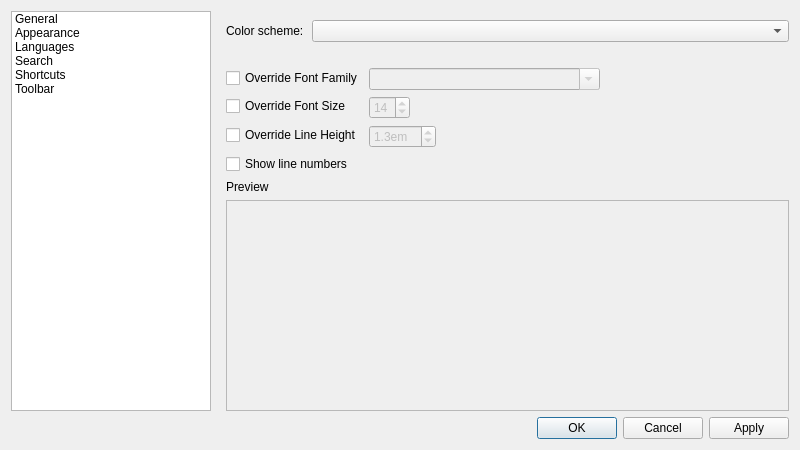
<?xml version="1.0" encoding="UTF-8"?>
<ui version="4.0">
 <class>frmPreferences</class>
 <widget class="QDialog" name="frmPreferences">
  <property name="geometry">
   <rect>
    <x>0</x>
    <y>0</y>
    <width>800</width>
    <height>450</height>
   </rect>
  </property>
  <property name="windowTitle">
   <string>Preferences</string>
  </property>
  <property name="windowIcon">
   <iconset resource="resources.qrc">
    <normaloff>:/icons/notepadng/scalable/notepadng.svg</normaloff>:/icons/notepadng/scalable/notepadng.svg</iconset>
  </property>
  <layout class="QVBoxLayout" name="verticalLayout_4">
   <item>
    <layout class="QHBoxLayout" name="horizontalLayout_5">
     <item>
      <widget class="QTreeWidget" name="treeWidget">
       <property name="sizePolicy">
        <sizepolicy hsizetype="Fixed" vsizetype="Expanding">
         <horstretch>0</horstretch>
         <verstretch>0</verstretch>
        </sizepolicy>
       </property>
       <property name="minimumSize">
        <size>
         <width>200</width>
         <height>0</height>
        </size>
       </property>
       <property name="maximumSize">
        <size>
         <width>200</width>
         <height>16777215</height>
        </size>
       </property>
       <property name="rootIsDecorated">
        <bool>false</bool>
       </property>
       <attribute name="headerVisible">
        <bool>false</bool>
       </attribute>
       <column>
        <property name="text">
         <string>1</string>
        </property>
       </column>
       <item>
        <property name="text">
         <string>General</string>
        </property>
       </item>
       <item>
        <property name="text">
         <string>Appearance</string>
        </property>
       </item>
       <item>
        <property name="text">
         <string>Languages</string>
        </property>
       </item>
       <item>
        <property name="text">
         <string>Search</string>
        </property>
       </item>
       <item>
        <property name="text">
         <string>Shortcuts</string>
        </property>
       </item>
       <item>
        <property name="text">
         <string>Toolbar</string>
        </property>
       </item>
      </widget>
     </item>
     <item>
      <widget class="QStackedWidget" name="stackedWidget">
       <property name="currentIndex">
        <number>1</number>
       </property>
       <widget class="QWidget" name="pageGeneral">
        <layout class="QVBoxLayout" name="verticalLayout_6">
         <property name="topMargin">
          <number>9</number>
         </property>
         <property name="rightMargin">
          <number>0</number>
         </property>
         <property name="bottomMargin">
          <number>0</number>
         </property>
         <item>
          <widget class="QCheckBox" name="chkCollectStatistics">
           <property name="text">
            <string>Collect and transmit anonymous statistics to improve Notepad</string>
           </property>
          </widget>
         </item>
         <item>
          <widget class="QCheckBox" name="chkRememberSession">
           <property name="text">
            <string>Remember open tabs when closing Notepad</string>
           </property>
          </widget>
         </item>
         <item>
          <layout class="QHBoxLayout" name="horizontalLayout_2">
           <item>
            <widget class="QCheckBox" name="chkAutosave">
             <property name="toolTip">
              <string>This option allows Notepad to recover your documents after a crash even if they were not explicitly saved.</string>
             </property>
             <property name="text">
              <string>Backup open documents every</string>
             </property>
            </widget>
           </item>
           <item>
            <widget class="QSpinBox" name="sbAutosaveInterval">
             <property name="suffix">
              <string> seconds</string>
             </property>
             <property name="maximum">
              <number>3600</number>
             </property>
             <property name="value">
              <number>60</number>
             </property>
            </widget>
           </item>
           <item>
            <spacer name="horizontalSpacer">
             <property name="orientation">
              <enum>Qt::Horizontal</enum>
             </property>
             <property name="sizeHint" stdset="0">
              <size>
               <width>40</width>
               <height>20</height>
              </size>
             </property>
            </spacer>
           </item>
          </layout>
         </item>
         <item>
          <widget class="QCheckBox" name="chkExitOnLastTabClose">
           <property name="text">
            <string>Exit Notepad when closing the last Tab</string>
           </property>
          </widget>
         </item>
         <item>
          <layout class="QFormLayout" name="formLayout">
           <item row="1" column="0">
            <widget class="QLabel" name="localizationLabel">
             <property name="text">
              <string>Localization:</string>
             </property>
            </widget>
           </item>
           <item row="1" column="1">
            <widget class="QComboBox" name="localizationComboBox"/>
           </item>
          </layout>
         </item>
         <item>
          <spacer name="verticalSpacer_3">
           <property name="orientation">
            <enum>Qt::Vertical</enum>
           </property>
           <property name="sizeHint" stdset="0">
            <size>
             <width>20</width>
             <height>40</height>
            </size>
           </property>
          </spacer>
         </item>
        </layout>
       </widget>
       <widget class="QWidget" name="pageAppearance">
        <layout class="QVBoxLayout" name="verticalLayout_8" stretch="0,0,0,1">
         <property name="leftMargin">
          <number>9</number>
         </property>
         <property name="topMargin">
          <number>9</number>
         </property>
         <property name="rightMargin">
          <number>0</number>
         </property>
         <property name="bottomMargin">
          <number>0</number>
         </property>
         <item>
          <layout class="QVBoxLayout" name="verticalLayout_2">
           <property name="spacing">
            <number>0</number>
           </property>
           <item>
            <layout class="QHBoxLayout" name="horizontalLayout">
             <property name="spacing">
              <number>8</number>
             </property>
             <item>
              <widget class="QLabel" name="label_2">
               <property name="sizePolicy">
                <sizepolicy hsizetype="Fixed" vsizetype="Preferred">
                 <horstretch>0</horstretch>
                 <verstretch>0</verstretch>
                </sizepolicy>
               </property>
               <property name="text">
                <string>Color scheme:</string>
               </property>
              </widget>
             </item>
             <item>
              <widget class="QComboBox" name="cmbColorScheme"/>
             </item>
            </layout>
           </item>
           <item>
            <spacer name="verticalSpacer">
             <property name="orientation">
              <enum>Qt::Vertical</enum>
             </property>
             <property name="sizeType">
              <enum>QSizePolicy::Fixed</enum>
             </property>
             <property name="sizeHint" stdset="0">
              <size>
               <width>20</width>
               <height>20</height>
              </size>
             </property>
            </spacer>
           </item>
          </layout>
         </item>
         <item>
          <layout class="QFormLayout" name="formLayout_3">
           <item row="0" column="0">
            <widget class="QCheckBox" name="chkOverrideFontFamily">
             <property name="text">
              <string>Override Font Family</string>
             </property>
            </widget>
           </item>
           <item row="0" column="1">
            <widget class="QFontComboBox" name="cmbFontFamilies">
             <property name="enabled">
              <bool>false</bool>
             </property>
             <property name="sizePolicy">
              <sizepolicy hsizetype="Fixed" vsizetype="Fixed">
               <horstretch>0</horstretch>
               <verstretch>0</verstretch>
              </sizepolicy>
             </property>
             <property name="currentIndex">
              <number>-1</number>
             </property>
            </widget>
           </item>
           <item row="1" column="0">
            <widget class="QCheckBox" name="chkOverrideFontSize">
             <property name="text">
              <string>Override Font Size</string>
             </property>
            </widget>
           </item>
           <item row="1" column="1">
            <widget class="QSpinBox" name="spnFontSize">
             <property name="enabled">
              <bool>false</bool>
             </property>
             <property name="sizePolicy">
              <sizepolicy hsizetype="Fixed" vsizetype="Fixed">
               <horstretch>0</horstretch>
               <verstretch>0</verstretch>
              </sizepolicy>
             </property>
             <property name="minimum">
              <number>6</number>
             </property>
             <property name="maximum">
              <number>28</number>
             </property>
             <property name="value">
              <number>14</number>
             </property>
            </widget>
           </item>
           <item row="2" column="0">
            <widget class="QCheckBox" name="chkOverrideLineHeight">
             <property name="text">
              <string>Override Line Height</string>
             </property>
            </widget>
           </item>
           <item row="2" column="1">
            <widget class="QDoubleSpinBox" name="spnLineHeight">
             <property name="enabled">
              <bool>false</bool>
             </property>
             <property name="sizePolicy">
              <sizepolicy hsizetype="Fixed" vsizetype="Fixed">
               <horstretch>0</horstretch>
               <verstretch>0</verstretch>
              </sizepolicy>
             </property>
             <property name="suffix">
              <string>em</string>
             </property>
             <property name="decimals">
              <number>1</number>
             </property>
             <property name="maximum">
              <double>10.000000000000000</double>
             </property>
             <property name="singleStep">
              <double>0.100000000000000</double>
             </property>
             <property name="value">
              <double>1.300000000000000</double>
             </property>
            </widget>
           </item>
           <item row="3" column="0">
            <widget class="QCheckBox" name="chkShowLineNumbers">
             <property name="text">
              <string>Show line numbers</string>
             </property>
            </widget>
           </item>
          </layout>
         </item>
         <item>
          <widget class="QLabel" name="label_3">
           <property name="text">
            <string>Preview</string>
           </property>
          </widget>
         </item>
         <item>
          <widget class="QFrame" name="colorSchemePreviewFrame">
           <property name="frameShape">
            <enum>QFrame::StyledPanel</enum>
           </property>
           <property name="frameShadow">
            <enum>QFrame::Plain</enum>
           </property>
           <layout class="QVBoxLayout" name="verticalLayout">
            <property name="spacing">
             <number>0</number>
            </property>
            <property name="leftMargin">
             <number>0</number>
            </property>
            <property name="topMargin">
             <number>0</number>
            </property>
            <property name="rightMargin">
             <number>0</number>
            </property>
            <property name="bottomMargin">
             <number>0</number>
            </property>
           </layout>
          </widget>
         </item>
        </layout>
       </widget>
       <widget class="QWidget" name="pageLanguages">
        <layout class="QVBoxLayout" name="verticalLayout_9">
         <property name="leftMargin">
          <number>9</number>
         </property>
         <property name="topMargin">
          <number>9</number>
         </property>
         <property name="rightMargin">
          <number>0</number>
         </property>
         <property name="bottomMargin">
          <number>0</number>
         </property>
         <item>
          <widget class="QComboBox" name="cmbLanguages"/>
         </item>
         <item>
          <widget class="QFrame" name="frameLanguages">
           <property name="enabled">
            <bool>false</bool>
           </property>
           <property name="sizePolicy">
            <sizepolicy hsizetype="Preferred" vsizetype="Fixed">
             <horstretch>0</horstretch>
             <verstretch>0</verstretch>
            </sizepolicy>
           </property>
           <property name="minimumSize">
            <size>
             <width>0</width>
             <height>90</height>
            </size>
           </property>
           <property name="frameShape">
            <enum>QFrame::NoFrame</enum>
           </property>
           <property name="frameShadow">
            <enum>QFrame::Plain</enum>
           </property>
           <widget class="QLabel" name="label">
            <property name="geometry">
             <rect>
              <x>10</x>
              <y>10</y>
              <width>121</width>
              <height>27</height>
             </rect>
            </property>
            <property name="text">
             <string>Tab size:</string>
            </property>
           </widget>
           <widget class="QCheckBox" name="chkLanguages_IndentWithSpaces">
            <property name="geometry">
             <rect>
              <x>10</x>
              <y>40</y>
              <width>361</width>
              <height>22</height>
             </rect>
            </property>
            <property name="text">
             <string>Use spaces instead of tabs</string>
            </property>
           </widget>
           <widget class="QSpinBox" name="txtLanguages_TabSize">
            <property name="geometry">
             <rect>
              <x>140</x>
              <y>10</y>
              <width>71</width>
              <height>27</height>
             </rect>
            </property>
            <property name="minimum">
             <number>2</number>
            </property>
            <property name="maximum">
             <number>50</number>
            </property>
           </widget>
          </widget>
         </item>
         <item>
          <widget class="QCheckBox" name="chkLanguages_useDefaultSettings">
           <property name="text">
            <string>Use default settings</string>
           </property>
           <property name="checked">
            <bool>true</bool>
           </property>
          </widget>
         </item>
         <item>
          <spacer name="verticalSpacer_5">
           <property name="orientation">
            <enum>Qt::Vertical</enum>
           </property>
           <property name="sizeHint" stdset="0">
            <size>
             <width>20</width>
             <height>40</height>
            </size>
           </property>
          </spacer>
         </item>
        </layout>
       </widget>
       <widget class="QWidget" name="pageSearch">
        <layout class="QVBoxLayout" name="verticalLayout_5">
         <property name="topMargin">
          <number>9</number>
         </property>
         <property name="rightMargin">
          <number>0</number>
         </property>
         <property name="bottomMargin">
          <number>0</number>
         </property>
         <item>
          <widget class="QCheckBox" name="chkSearch_SearchAsIType">
           <property name="text">
            <string>Search as I type</string>
           </property>
          </widget>
         </item>
         <item>
          <widget class="QCheckBox" name="chkSearch_SaveHistory">
           <property name="text">
            <string>Save search history</string>
           </property>
          </widget>
         </item>
         <item>
          <spacer name="verticalSpacer_2">
           <property name="orientation">
            <enum>Qt::Vertical</enum>
           </property>
           <property name="sizeHint" stdset="0">
            <size>
             <width>20</width>
             <height>40</height>
            </size>
           </property>
          </spacer>
         </item>
        </layout>
       </widget>
       <widget class="QWidget" name="pageShortcuts"/>
       <widget class="QWidget" name="pageToolbar">
        <layout class="QHBoxLayout" name="horizontalLayout_4">
         <item>
          <widget class="QListWidget" name="listToolbarAll"/>
         </item>
         <item>
          <layout class="QVBoxLayout" name="verticalLayout_10" stretch="0,0">
           <property name="sizeConstraint">
            <enum>QLayout::SetDefaultConstraint</enum>
           </property>
           <item>
            <widget class="QWidget" name="widget" native="true">
             <property name="sizePolicy">
              <sizepolicy hsizetype="Preferred" vsizetype="Maximum">
               <horstretch>0</horstretch>
               <verstretch>0</verstretch>
              </sizepolicy>
             </property>
             <layout class="QVBoxLayout" name="verticalLayout_12">
              <property name="leftMargin">
               <number>5</number>
              </property>
              <property name="rightMargin">
               <number>5</number>
              </property>
              <item>
               <widget class="QPushButton" name="btnToolbarAdd">
                <property name="text">
                 <string>Add</string>
                </property>
                <property name="icon">
                 <iconset theme="go-next">
                  <normaloff>.</normaloff>.</iconset>
                </property>
               </widget>
              </item>
              <item>
               <widget class="QPushButton" name="btnToolbarRemove">
                <property name="text">
                 <string>Remove</string>
                </property>
                <property name="icon">
                 <iconset theme="go-previous">
                  <normaloff>.</normaloff>.</iconset>
                </property>
               </widget>
              </item>
             </layout>
            </widget>
           </item>
           <item>
            <widget class="QWidget" name="widget_2" native="true">
             <property name="sizePolicy">
              <sizepolicy hsizetype="Preferred" vsizetype="Maximum">
               <horstretch>0</horstretch>
               <verstretch>0</verstretch>
              </sizepolicy>
             </property>
             <layout class="QVBoxLayout" name="verticalLayout_13">
              <property name="leftMargin">
               <number>5</number>
              </property>
              <property name="rightMargin">
               <number>5</number>
              </property>
              <item>
               <widget class="QPushButton" name="btnToolbarUp">
                <property name="text">
                 <string>Move Up</string>
                </property>
                <property name="icon">
                 <iconset theme="go-up">
                  <normaloff>.</normaloff>.</iconset>
                </property>
               </widget>
              </item>
              <item>
               <widget class="QPushButton" name="btnToolbarDown">
                <property name="text">
                 <string>Move Down</string>
                </property>
                <property name="icon">
                 <iconset theme="go-down">
                  <normaloff>.</normaloff>.</iconset>
                </property>
               </widget>
              </item>
             </layout>
            </widget>
           </item>
          </layout>
         </item>
         <item>
          <layout class="QVBoxLayout" name="verticalLayout_11">
           <item>
            <widget class="QListWidget" name="listToolbarCurrent"/>
           </item>
           <item>
            <widget class="QPushButton" name="btnToolbarReset">
             <property name="sizePolicy">
              <sizepolicy hsizetype="Maximum" vsizetype="Fixed">
               <horstretch>0</horstretch>
               <verstretch>0</verstretch>
              </sizepolicy>
             </property>
             <property name="layoutDirection">
              <enum>Qt::LeftToRight</enum>
             </property>
             <property name="text">
              <string>Reset to Default</string>
             </property>
             <property name="icon">
              <iconset theme="edit-undo">
               <normaloff>.</normaloff>.</iconset>
             </property>
            </widget>
           </item>
          </layout>
         </item>
        </layout>
       </widget>
      </widget>
     </item>
    </layout>
   </item>
   <item>
    <widget class="QDialogButtonBox" name="buttonBox">
     <property name="standardButtons">
      <set>QDialogButtonBox::Apply|QDialogButtonBox::Cancel|QDialogButtonBox::Ok</set>
     </property>
     <property name="centerButtons">
      <bool>false</bool>
     </property>
    </widget>
   </item>
  </layout>
 </widget>
 <resources>
  <include location="resources.qrc"/>
 </resources>
 <connections/>
</ui>
